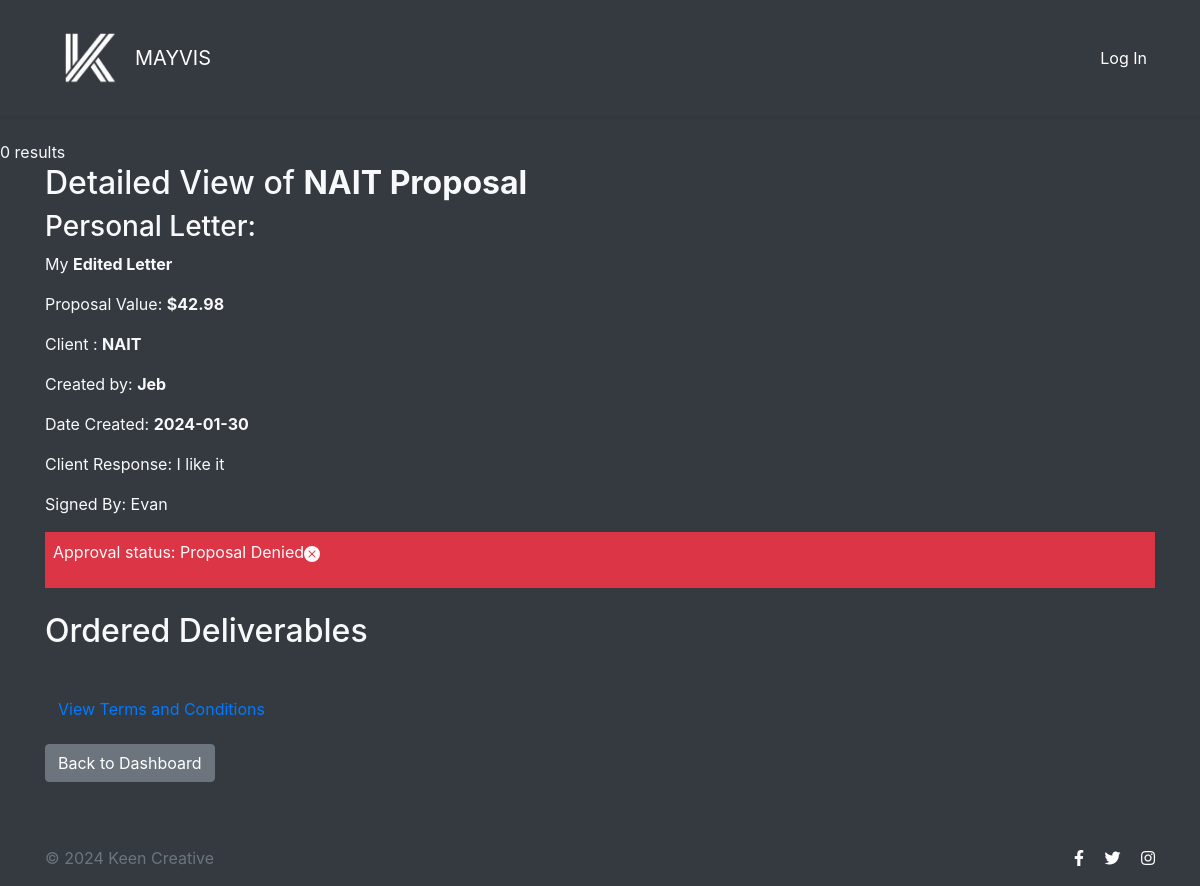
Page /client-approval.php?proposal_id=1 on the committed database.
### tables this page shows
CREATE TABLE `proposals` (
  `proposal_id` int(11) NOT NULL,
  `creation_date` date NOT NULL,
  `proposal_title` text NOT NULL,
  `proposal_letter` text NOT NULL,
  `employee_id` int(11) DEFAULT NULL,
  `client_id` int(11) DEFAULT NULL,
  `contact_id` int(11) DEFAULT NULL,
  `status` tinyint(1) DEFAULT 1,
  `approval_date` date DEFAULT NULL,
  `client_response` text DEFAULT NULL,
  `signature` text DEFAULT NULL,
  `value` decimal(12,2) DEFAULT NULL,
  `employee_creator` text DEFAULT NULL,
  `seen` tinyint(1) DEFAULT 0,
  `sent_status` int(2) NOT NULL DEFAULT 0,
  `second_sig` int(11) NOT NULL DEFAULT 0 COMMENT '0: no sig, 1: needs another, 3: has both'
);

CREATE TABLE `clients` (
  `client_id` int(11) NOT NULL,
  `client_name` text NOT NULL
);

### client-approval.php (the view, shortened to what this page needs)
<?php
include 'includes/header-new.php';
include 'connect.php';
$proposal_id = $_GET['proposal_id'];
$sql_update_seen = "UPDATE proposals SET seen = 1 WHERE proposal_id = '$proposal_id'";
mysqli_query($conn, $sql_update_seen);
$proposal_title = $proposal_letter = $creation_date = $status_message = $value = $client_name = $employee_Fname = $employee_Lname = "";
$sql = "SELECT p.*, e.employee_first_name, e.employee_last_name, c.client_name
        FROM proposals p
        JOIN employees e ON p.employee_id = e.employee_id
        JOIN clients c ON p.client_id = c.client_id
        WHERE p.proposal_id = '$proposal_id'";
$result = mysqli_query($conn, $sql);
if ($result && mysqli_num_rows($result) > 0) {
    $row = mysqli_fetch_assoc($result);
    $client_name = $row['client_name'];
}
?>
<body>
    <body>
        <?php
        $sql = "SELECT * FROM proposals WHERE proposal_id = '$proposal_id'";
        $result = mysqli_query($conn, $sql);
        if (mysqli_error($conn)) {
            $message = "<p>There was a problem searching</p>";
        } else {
            if (mysqli_num_rows($result) > 0) {
                $display = "<div class=\"bg-dark text-light justify-content-center container-lg\" >";
                while ($row = mysqli_fetch_assoc($result)) {
                    $proposal_title = $row['proposal_title'];
                    $proposal_letter = $row['proposal_letter'];
                    $client_response = $row['client_response'];
                    $employee_creator = $row['employee_creator'];
                    $creation_date = $row['creation_date'];
                    $status = $row['status'];
                    $value = $row['value'];
                    $signature = $row['signature'];
                    $client_id = $row['client_id'];
                    if ($status === "1") {
                        $setStatus = "";
                        $setStatus .= "><p>Approval status: Waiting for approval";
                        $setStatus .= '<svg xmlns="http://www.w3.org/2000/svg" width="16" height="16" fill="currentColor" class="bi bi-hourglass-split" viewBox="0 0 16 16">
                <path d="M2.5 15a.5.5 0 1 1 0-1h1v-1a4.5 4.5 0 0 1 2.557-4.06c.29-.139.443-.377.443-.59v-.7c0-.213-.154-.451-.443-.59A4.5 4.5 0 0 1 3.5 3V2h-1a.5.5 0 0 1 0-1h11a.5.5 0 0 1 0 1h-1v1a4.5 4.5 0 0 1-2.557 4.06c-.29.139-.443.377-.443.59v.7c0 .213.154.451.443.59A4.5 4.5 0 0 1 12.5 13v1h1a.5.5 0 0 1 0 1zm2-13v1c0 .537.12 1.045.337 1.5h6.326c.216-.455.337-.963.337-1.5V2zm3 6.35c0 .701-.478 1.236-1.011 1.492A3.5 3.5 0 0 0 4.5 13s.866-1.299 3-1.48zm1 0v3.17c2.134.181 3 1.48 3 1.48a3.5 3.5 0 0 0-1.989-3.158C8.978 9.586 8.5 9.052 8.5 8.351z"/>
              </svg></p></div>';
                    } elseif ($status === "0") {
                        $setStatus = "";
                        $setStatus .= "class='bg-danger text-light p-2'><p>Approval status: Proposal Denied";
                        $setStatus .= '<svg xmlns="http://www.w3.org/2000/svg" width="16" height="16" fill="currentColor" class="bi bi-x-circle-fill" viewBox="0 0 16 16">
                <path d="M16 8A8 8 0 1 1 0 8a8 8 0 0 1 16 0M5.354 4.646a.5.5 0 1 0-.708.708L7.293 8l-2.647 2.646a.5.5 0 0 0 .708.708L8 8.707l2.646 2.647a.5.5 0 0 0 .708-.708L8.707 8l2.647-2.646a.5.5 0 0 0-.708-.708L8 7.293z"/>
              </svg></p></div>';
                    } else {
                        echo "status error";
                    }
                    $display .= "<div class=\"bg-dark text-light\">";
                    $display .= "<h2>Detailed View of <span class='font-weight-bold'>$proposal_title</span></h2>";
                    $display .= "<div>";
                    $display .= "<h3>Personal Letter: </h3>";
                    $display .= "$proposal_letter";
                    $display .= "<p>Proposal Value: <span class='font-weight-bold'>$$value</span</p>";
                    $display .= "</div>";
                    $get_client = "SELECT * FROM clients where client_id= " . $client_id;
                    $result = $conn->query($get_client);
                    if ($result->num_rows > 0) {
                        $row = $result->fetch_assoc();
                        $client_name = $row['client_name'];
                    } else {
                        echo "0 results";
                    }
                    $display .= "<p>Client : <span class='font-weight-bold'>$client_name</span></p>";
                    $display .= "<p class=\"mb-3\">Created by: <span class='font-weight-bold'> $employee_creator</span>";
                    $display .= "<p class=\"mb-3\">Date Created: <span class='font-weight-bold'>$creation_date</span></p>";
                    if ($client_response !== "" && $client_response !== null) {
                        $display .= "<p>Client Response: $client_response</p>";
                    } else {
                        $display .= "";
                    }
                    if ($signature !== "" && $signature !== null) {
                        $display .= "<p>Signed By: $signature</p>";
                    } else {
                        $display .= "";
                    }
                    $display .= '
                ';
                    $display .= "<div $setStatus </p></div>";
                    $display .= "<div class='col-3>'";
                    $display .= "<hr>";
                    $display .= "<h2 class='mt-4 mb-4'>Ordered Deliverables</h2>";
                    $get_deliverables = "
                    SELECT DISTINCT od.deliverable_id, od.quantity, d.price, d.title, d.description
                    FROM ordered_deliverables od
                    JOIN deliverables d ON od.deliverable_id = d.deliverable_id
                    WHERE od.proposal_id = $proposal_id
                ";
                    $result = $conn->query($get_deliverables);
                    if ($result->num_rows > 0) {
                        while ($row = $result->fetch_assoc()) {
                            $quantity = $row['quantity'];
                            $price = $row['price'];
                            $title = $row['title'];
                            $description = $row['description'];
                            $display .= "<h3> $title</h3>";
                            $display .= "<p>Description: $description</p>";
                            $display .= "<p>Deliverable price: $price</p>";
                            $display .= "<p>Quantity: $quantity</p>";
                        }
                    } else {
                        echo "0 results";
                    }
                    $display .= '</div>';
                    $display .= "</div>";
                    $display .= "</div>";
                }
                $display .= "</div>";
            }
            $display .= " </div>";
            echo $display;
        }
        ?>
        <div class="container-lg">
            <div class="mt-3" data-step="11" data-intro="Read the terms and conditions here.">
                <a href="terms-conditions.php" class="btn btn-link">View Terms and Conditions</a>
            </div>
            <div class="mt-3" data-step="12" data-intro="Go back to the dashboard.">
                <a href="client-dashboard.php" class="btn btn-secondary">Back to Dashboard</a>
            </div>
        </div>
        <?php include 'includes/footer.php'; ?>
    </body>
    </html>

### includes/footer.php (style rules this page uses)
html, body { height: 100%; margin: 0; }
body { display: flex; flex-direction: column; }

### rows in the picture
proposals: proposal_title "NAIT Proposal", value "42.98", employee_creator "Jeb", creation_date "2024-01-30", client_response "I like it", signature "Evan"
clients: client_name "NAIT"

### other values in the picture
$display "My Edited Letter"
